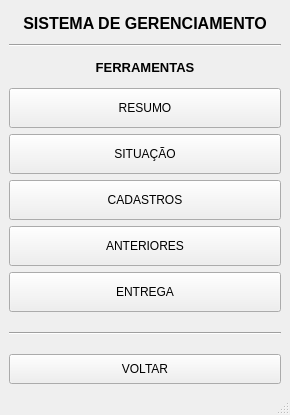
<?xml version="1.0" encoding="UTF-8"?>
<ui version="4.0">
 <class>MainWindow</class>
 <widget class="QMainWindow" name="MainWindow">
  <property name="geometry">
   <rect>
    <x>0</x>
    <y>0</y>
    <width>290</width>
    <height>415</height>
   </rect>
  </property>
  <property name="windowTitle">
   <string>MainWindow</string>
  </property>
  <widget class="QWidget" name="centralwidget">
   <layout class="QGridLayout" name="gridLayout">
    <item row="2" column="0">
     <widget class="QLabel" name="label_2">
      <property name="maximumSize">
       <size>
        <width>16777215</width>
        <height>30</height>
       </size>
      </property>
      <property name="font">
       <font>
        <pointsize>10</pointsize>
        <weight>75</weight>
        <bold>true</bold>
       </font>
      </property>
      <property name="text">
       <string>FERRAMENTAS</string>
      </property>
      <property name="alignment">
       <set>Qt::AlignCenter</set>
      </property>
     </widget>
    </item>
    <item row="0" column="0">
     <widget class="QLabel" name="label">
      <property name="minimumSize">
       <size>
        <width>30</width>
        <height>0</height>
       </size>
      </property>
      <property name="maximumSize">
       <size>
        <width>16777215</width>
        <height>30</height>
       </size>
      </property>
      <property name="font">
       <font>
        <pointsize>12</pointsize>
        <weight>75</weight>
        <italic>false</italic>
        <bold>true</bold>
        <underline>false</underline>
        <strikeout>false</strikeout>
        <kerning>true</kerning>
       </font>
      </property>
      <property name="text">
       <string>SISTEMA DE GERENCIAMENTO</string>
      </property>
      <property name="alignment">
       <set>Qt::AlignCenter</set>
      </property>
     </widget>
    </item>
    <item row="3" column="0">
     <layout class="QVBoxLayout" name="verticalLayout">
      <item>
       <widget class="QPushButton" name="btn_resumo">
        <property name="minimumSize">
         <size>
          <width>0</width>
          <height>40</height>
         </size>
        </property>
        <property name="text">
         <string>RESUMO</string>
        </property>
       </widget>
      </item>
      <item>
       <widget class="QPushButton" name="btn_situacao">
        <property name="minimumSize">
         <size>
          <width>0</width>
          <height>40</height>
         </size>
        </property>
        <property name="text">
         <string>SITUAÇÃO</string>
        </property>
       </widget>
      </item>
      <item>
       <widget class="QPushButton" name="btn_cadastro">
        <property name="minimumSize">
         <size>
          <width>0</width>
          <height>40</height>
         </size>
        </property>
        <property name="text">
         <string>CADASTROS</string>
        </property>
       </widget>
      </item>
      <item>
       <widget class="QPushButton" name="btn_anterior">
        <property name="minimumSize">
         <size>
          <width>0</width>
          <height>40</height>
         </size>
        </property>
        <property name="text">
         <string>ANTERIORES</string>
        </property>
       </widget>
      </item>
      <item>
       <widget class="QPushButton" name="btn_entrega">
        <property name="minimumSize">
         <size>
          <width>0</width>
          <height>40</height>
         </size>
        </property>
        <property name="text">
         <string>ENTREGA</string>
        </property>
       </widget>
      </item>
     </layout>
    </item>
    <item row="1" column="0">
     <widget class="Line" name="line">
      <property name="orientation">
       <enum>Qt::Horizontal</enum>
      </property>
     </widget>
    </item>
    <item row="4" column="0">
     <layout class="QVBoxLayout" name="verticalLayout_2">
      <item>
       <widget class="Line" name="line_3">
        <property name="minimumSize">
         <size>
          <width>0</width>
          <height>30</height>
         </size>
        </property>
        <property name="orientation">
         <enum>Qt::Horizontal</enum>
        </property>
       </widget>
      </item>
      <item>
       <widget class="QPushButton" name="btn_voltar">
        <property name="minimumSize">
         <size>
          <width>45</width>
          <height>30</height>
         </size>
        </property>
        <property name="text">
         <string>VOLTAR</string>
        </property>
       </widget>
      </item>
     </layout>
    </item>
   </layout>
  </widget>
  <widget class="QMenuBar" name="menubar">
   <property name="geometry">
    <rect>
     <x>0</x>
     <y>0</y>
     <width>290</width>
     <height>21</height>
    </rect>
   </property>
  </widget>
  <widget class="QStatusBar" name="statusbar"/>
 </widget>
 <resources/>
 <connections/>
</ui>
